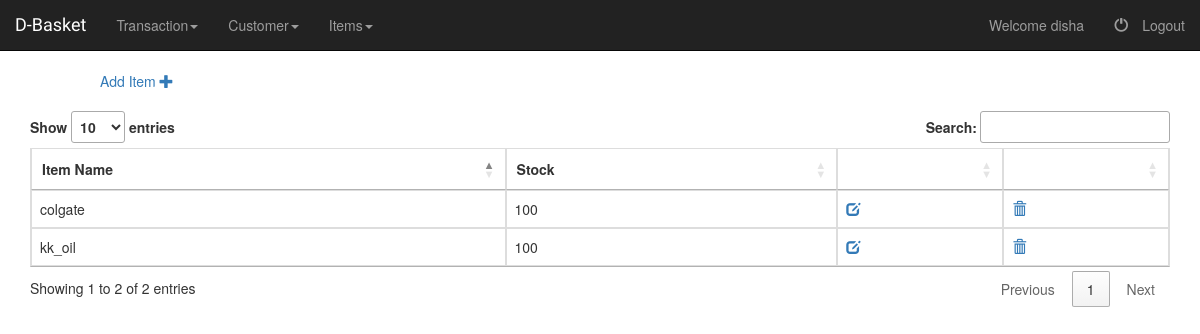
The app's page /emp/item/list/ (signed in) with its own data.
### AdminPanel/models.py (models this page shows, shortened)
class Item(models.Model):
	item_name = models.CharField(max_length = 50, verbose_name = 'Item Name')
	stocks = models.IntegerField()

### AdminPanel/item_views.py (the view)
class ItemListView(generic.ListView):
	template_name = "AdminPanel/item_list.html"
	context_object_name = 'item_list'
	def get_queryset(self):
		return Item.objects.all()

### AdminPanel/templates/AdminPanel/item_list.html (shortened to what this page needs)
{% extends "base.html" %}
{% block stylesheets %}
	<link rel="stylesheet"
	href="http://cdn.datatables.net/1.10.2/css/jquery.dataTables.min.css"></style>
	<link href="https://maxcdn.bootstrapcdn.com/bootstrap/3.3.7/css/bootstrap.min.css" rel="stylesheet">
{% endblock stylesheets %}
{% block tabs %}
	{% include "AdminPanel/tabs.html" with active_tab='list-items' %}
{% endblock tabs %}
{% block content %}
	<div class="col-sm-offset-2 col-md-offset-1">
		<a href="{% url 'adminpanel:add-item' %}">
			Add Item
			<span class="glyphicon glyphicon-plus" aria-hidden="true"/>
		</a>
	</div>
	<br/>
	<div class="container">
		<table class="table table-hover table-bordered " id="itemTable">
			<thead>
				<tr>
					<th>Item Name</th>
					<th>Stock</th>
					<th></th>
					<th></th>
				</tr>
			</thead>
			<tbody>
				{% for item in item_list  %}
					<tr>
						<td>{{item.item_name}}</td>
						<td>{{item.stocks}}</td>
						<td>
							<a href="{% url 'adminpanel:update-item' item.pk %}">
								<span class="glyphicon glyphicon-edit" aria-hidden="true"/>
							</a>
						</td>
						<td>
							<a href="{% url 'adminpanel:delete-item' item.pk %}">
								<span class="glyphicon glyphicon-trash" aria-hidden="true"/>
							</a>
						</td>
					</tr>
				{% endfor %}
			</tbody>
		</table>
	</div>
{% endblock content %}

### AdminPanel/templates/base.html (shortened to what this page needs)
<!DOCTYPE html>
<html>
<head>
	<link href="https://maxcdn.bootstrapcdn.com/bootstrap/3.3.7/css/bootstrap.min.css" rel="stylesheet">
	{% load staticfiles %}
	<link rel="stylesheet" type="text/css" href="{% static "AdminPanel/style.css" %}">
	{% block stylesheets %}
	{% endblock stylesheets %}
</head>
<body>
	<nav class="navbar navbar-inverse navbar-static-top" role="navigation">
		<div class="container-fluid">
			<div class="navbar-header">
				<a class="navbar-brand fontCourgette" href="{% url 'adminpanel:home' %}">D-Basket</a>
			</div>
			<div class="collapse navbar-collapse navbar-ex1-collapse">
			{% if user.is_authenticated  %}
					{% block tabs %}
					{% endblock tabs %}
			{% endif %}
					<ul class="nav navbar-nav navbar-right">
						{% if user.is_authenticated  %}
							<li>
								<a>Welcome {{user.username}}</a>
							</li>
							<li><a href="/accounts/logout">
									<span class="glyphicon glyphicon-off">&nbsp;</span>Logout
								</a>
							</li>
						{% endif %}
					</ul>
				</div>
		</div>
	</nav>
	{% block content %}
	{% endblock content %}
</body>
</html>

### AdminPanel/static/AdminPanel/style.css (style rules this page uses)
.fontCourgette { font-family: 'Courgette', cursive; }
.navbar { border-radius: 0px; }

### records on screen
Item: item_name "kk_oil", stocks "100"
Item: item_name "colgate", stocks "100"

### other values on screen
{{ user.username }} "disha"
